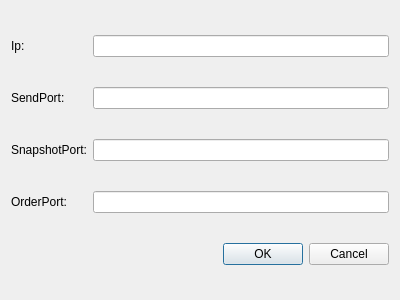
<?xml version="1.0" encoding="UTF-8"?>
<ui version="4.0">
 <class>Set</class>
 <widget class="QDialog" name="Set">
  <property name="geometry">
   <rect>
    <x>0</x>
    <y>0</y>
    <width>400</width>
    <height>300</height>
   </rect>
  </property>
  <property name="windowTitle">
   <string>Dialog</string>
  </property>
  <layout class="QGridLayout" name="gridLayout">
   <item row="0" column="0">
    <widget class="QLabel" name="label">
     <property name="text">
      <string>Ip:</string>
     </property>
    </widget>
   </item>
   <item row="0" column="1">
    <widget class="QLineEdit" name="lineEdit"/>
   </item>
   <item row="1" column="0">
    <widget class="QLabel" name="label_2">
     <property name="text">
      <string>SendPort:</string>
     </property>
    </widget>
   </item>
   <item row="1" column="1">
    <widget class="QLineEdit" name="lineEdit_2"/>
   </item>
   <item row="2" column="0">
    <widget class="QLabel" name="label_3">
     <property name="text">
      <string>SnapshotPort:</string>
     </property>
    </widget>
   </item>
   <item row="2" column="1">
    <widget class="QLineEdit" name="lineEdit_3"/>
   </item>
   <item row="3" column="0">
    <widget class="QLabel" name="label_4">
     <property name="text">
      <string>OrderPort:</string>
     </property>
    </widget>
   </item>
   <item row="3" column="1">
    <widget class="QLineEdit" name="lineEdit_4"/>
   </item>
   <item row="4" column="0" colspan="2">
    <widget class="QDialogButtonBox" name="buttonBox">
     <property name="orientation">
      <enum>Qt::Horizontal</enum>
     </property>
     <property name="standardButtons">
      <set>QDialogButtonBox::Cancel|QDialogButtonBox::Ok</set>
     </property>
    </widget>
   </item>
  </layout>
 </widget>
 <resources/>
 <connections>
  <connection>
   <sender>buttonBox</sender>
   <signal>accepted()</signal>
   <receiver>Set</receiver>
   <slot>accept()</slot>
   <hints>
    <hint type="sourcelabel">
     <x>248</x>
     <y>254</y>
    </hint>
    <hint type="destinationlabel">
     <x>157</x>
     <y>274</y>
    </hint>
   </hints>
  </connection>
  <connection>
   <sender>buttonBox</sender>
   <signal>rejected()</signal>
   <receiver>Set</receiver>
   <slot>reject()</slot>
   <hints>
    <hint type="sourcelabel">
     <x>316</x>
     <y>260</y>
    </hint>
    <hint type="destinationlabel">
     <x>286</x>
     <y>274</y>
    </hint>
   </hints>
  </connection>
 </connections>
</ui>
